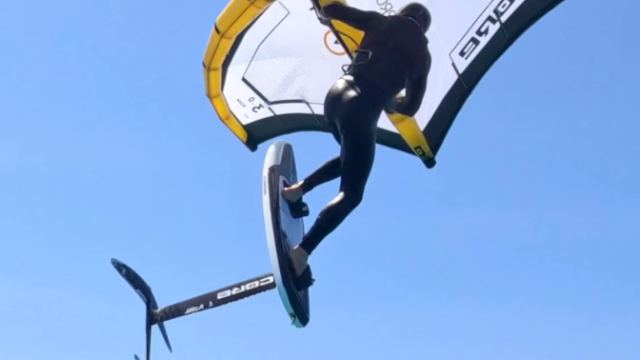
#> input picture site/assets/thumbs/h1.jpg, 640 x 360 px; its folder holds 4 pictures in this run
$ python make_assets.py
#> lines starting #> are read from the running program, lines starting #| are printed output that depends on the picture
"""Two textures for the motion piece: the photo collage that fills the opening headline, and a
film-grain tile. Both are derived from the project's own session stills.   python3 make_assets.py"""
import pathlib, numpy as np
from PIL import Image, ImageEnhance

HERE = pathlib.Path(__file__).resolve().parent
THUMBS = HERE.parent.parent / "site" / "assets" / "thumbs"
OUT = HERE / "assets"; OUT.mkdir(exist_ok=True)

names = ["h1","k-jump","h2","wing","h4","k-sea","h7","para","h9","k-beach","h5","h10","flare","h3","k-water","h11","h6","h8"]
w, h, cols, rows = 400, 225, 8, 4
col = Image.new("RGB", (w * cols, h * rows))
#> col: PIL image 3200x900 RGB; every value is 0
for i in range(cols * rows):
    im = Image.open(THUMBS / f"{names[i % len(names)]}.jpg").convert("RGB").resize((w, h), Image.LANCZOS)
    col.paste(im, ((i % cols) * w, (i // cols) * h))
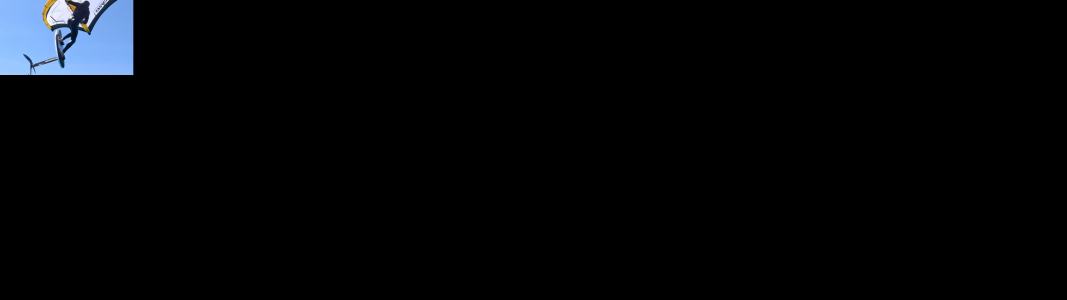
#> col: PIL image 3200x900 RGB (shown at 1/3 size); mean R, G, B 4.1, 5.3, 7
#> (the run stopped early here; a loop or call above may not have finished)
